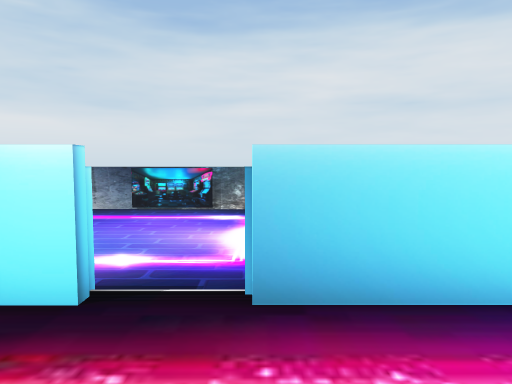
view 1 (above)

14 first-person views from a walk through a Unity game level. The camera is 1.3 m above the floor, tilts 4° down and sees 70° across. The floor is counted in squares, 1 m on a side. Each view is taken from the middle of a square. On the plan, view 1 faces up. The plan holds only what a view shows up to about 15 squares ahead; the rest is blank. The place goes on beyond the plan. The player is left out.

view 2
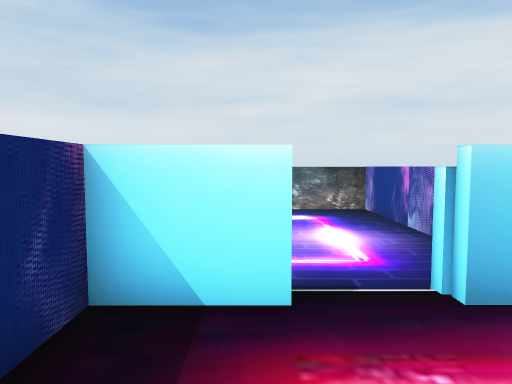

view 3
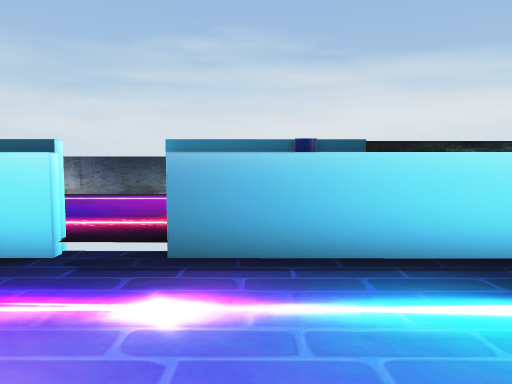

view 4
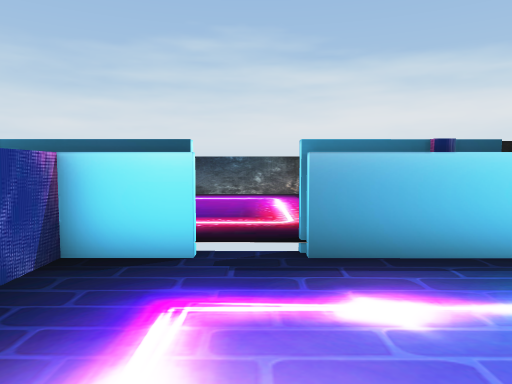

view 5
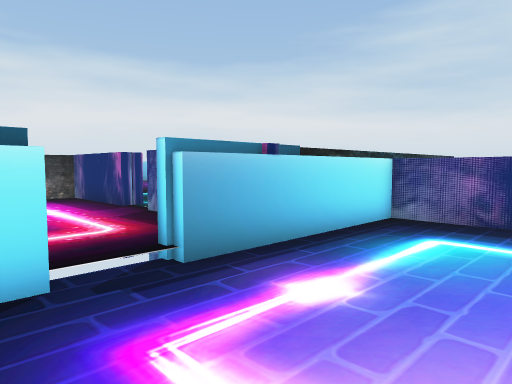

view 6
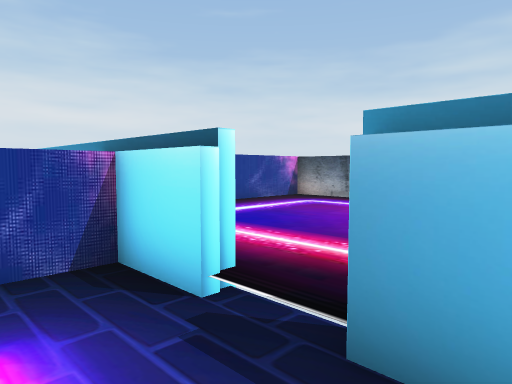

view 7
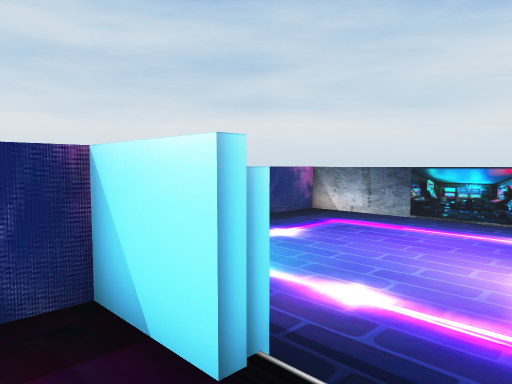

view 8
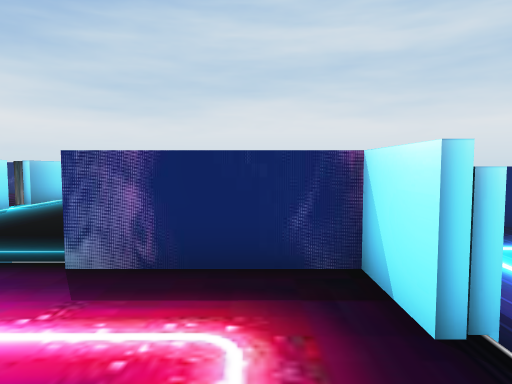

view 9
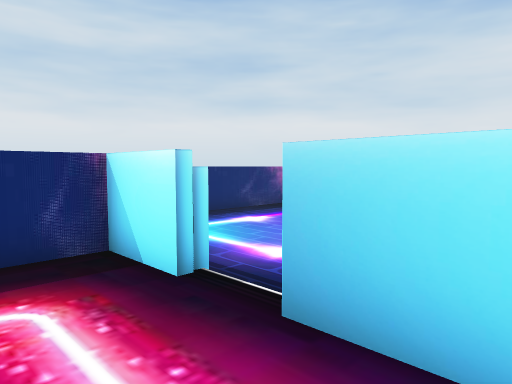

view 10
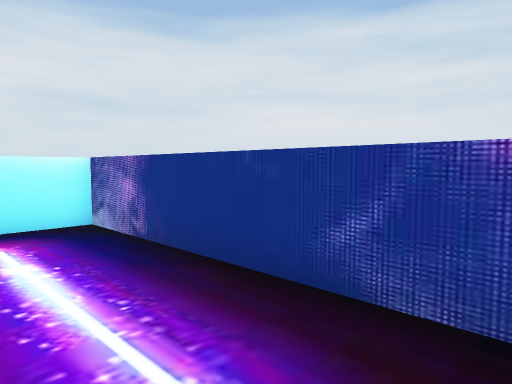

view 11
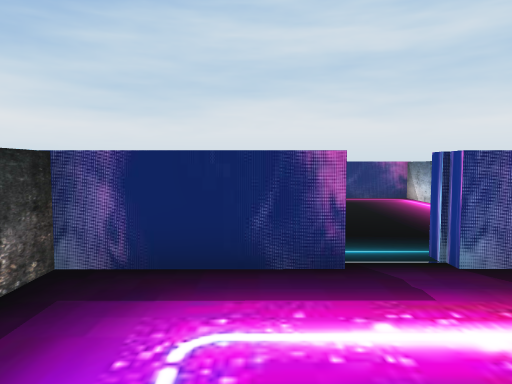

view 12
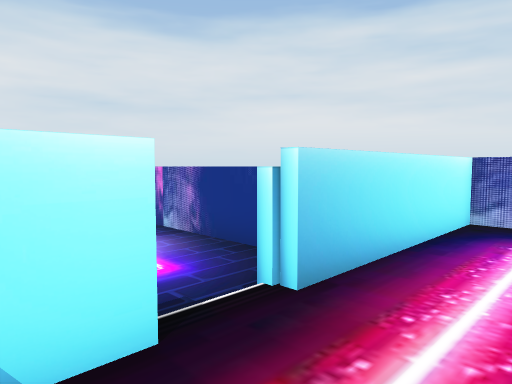

view 13
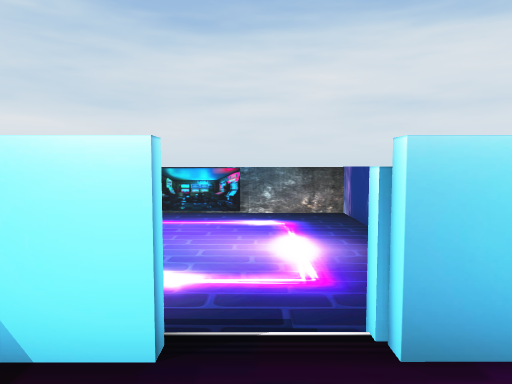

view 14
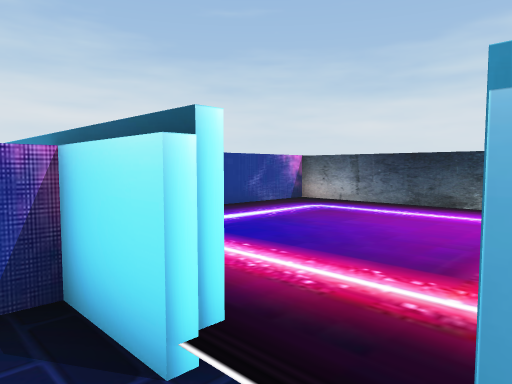

### Floor plan
Key: @ floor where view 1 was taken; # wall or solid block; . main floor; - floor 0.25 m lower than the main floor; / step, stairs or slope; ^ raised ledge.
Columns run from 14 left of view 1 to 6 right of it. Each row starts with its distance up from view 1.
 13       ###########
 12       #---------#
 11       #---------#
 10       #---------#
  9       #---------#
  8       #---------#
  7       #---------#
  6       #---------#
  5       #---------#
  4       ####^##/####
  3 ##########^##.#######
  2 #.....    #.........#
  1 #.......  #.........#
  0   ........#...@.....#
 -1       ..............#
 -2        ...#.........#
 -3      .... #.........#
 -4    .....  #.........#
 -5   ....    #.........#
 -6 ^^^.#     ^##########

Positions as (right, up) in squares from view 1, and headings:
1: (0, 0), facing up
2: (-2, 0), facing up
3: (-3, 9), facing down
4: (-1, 9), facing down
5: (1, 8), facing down-left
6: (-3, 6), facing down-right
7: (0, 2), facing up-left
8: (1, 2), facing left
9: (2, 1), facing up-left
10: (3, -5), facing up-right
11: (1, -3), facing left
12: (-3, 1), facing up-right
13: (-1, 1), facing up
14: (-2, 5), facing down-right
